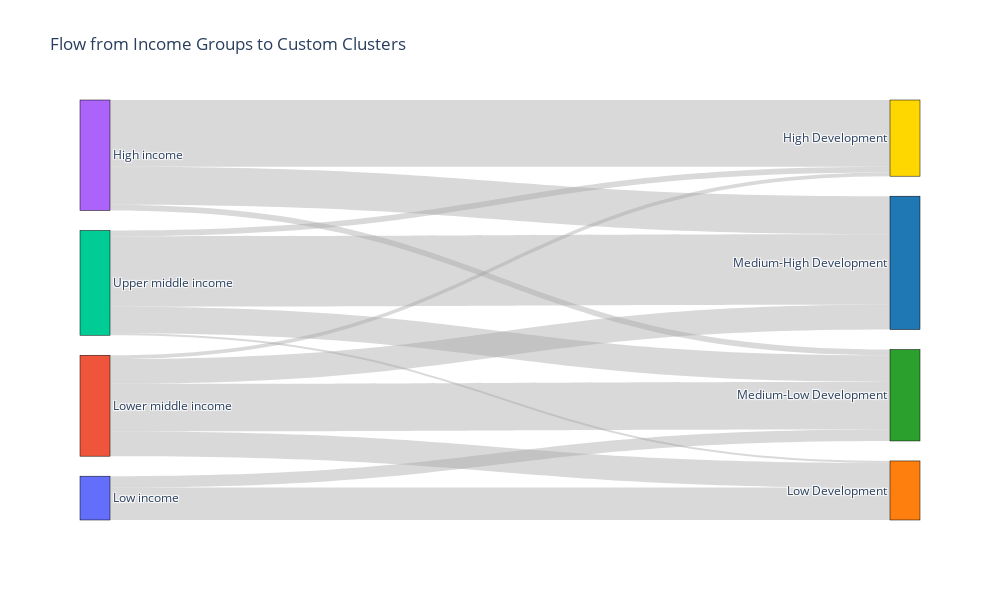

The cell this chart's notebook holds for it:
### Markdown cell above
**Key Takeaways from the Box-Plots**

- Our PCA-based development bands show clear, stepwise increases in the Development Index from “Low” through “High,” confirming they’re well-separated.  
- In contrast, the World Bank’s income groups yield highly overlapping GDP-growth distributions, with lower-income countries often outpacing richer peers.  
- When we map GDP growth to our development bands, the trend becomes more intuitive: higher-development groups generally sit at or above average growth, while lower-development bands lag behind.  
- Overall, these plots suggest our composite Development Index aligns more cleanly with economic performance than raw income categories, highlighting its usefulness (and the limitations of income alone).

### Code cell
flow_df = pd.crosstab(standardized_df_14['income_group'], standardized_df_14['Dev_Cluster_Label'])

# Prepare labels for nodes
source_labels = list(flow_df.index)  # Labels for the classification (e.g., 'Income_Group')
target_labels = list(flow_df.columns)  # Labels for your custom clusters (e.g., 'Low Development', 'Medium-Low Development', etc.)
all_labels = source_labels + target_labels  # Combine both for the Sankey diagram

# Prepare color palettes for the nodes
color_map = {
    'Low income': '#636EFA',
    'Lower middle income': '#EF553B',
    'Upper middle income': '#00CC96',
    'High income': '#AB63FA'
}

# Assign colors for the classification and clusters
node_colors = [color_map.get(label, 'grey') for label in source_labels] + ['#FFD700', '#FF7F0E', '#1F77B4', '#2CA02C']  # Color for clusters

# Prepare Sankey input: source, target, values
source_indices = []
target_indices = []
values = []

# Loop through the flow_df to get the source, target, and values
for i, income_group in enumerate(source_labels):
    for j, cluster in enumerate(flow_df.columns):
        count = flow_df.loc[income_group, cluster]
        if count > 0:
            source_indices.append(i)
            target_indices.append(len(source_labels) + j)
            values.append(count)

# Create the Sankey diagram
fig = go.Figure(data=[go.Sankey(
    arrangement="snap",  # Helps spread nodes for better readability
    node=dict(
        pad=20,
        thickness=30,
        line=dict(color="black", width=0.5),
        label=all_labels,
        color=node_colors
    ),
    link=dict(
        source=source_indices,
        target=target_indices,
        value=values,
        color="rgba(160,160,160,0.4)"  # Optional: soft grey links
    )
)])

# Customize the layout
fig.update_layout(
    title_text="Flow from Income Groups to Custom Clusters",
    font_size=12,
    width=1000,
    height=600
)

# Show the figure
fig.show()

### Figure 1 — Plotly figure (JSON) as saved in the notebook; plotly's stock layout.template omitted (floating-point values rounded to 4 significant figures)
{"data": [{"arrangement": "snap", "link": {"color": "rgba(160,160,160,0.4)", "source": [0, 0, 1, 1, 1, 1, 2, 2, 2, 2, 3, 3, 3], "target": [5, 7, 4, 5, 6, 7, 4, 5, 6, 7, 4, 6, 7], "value": [17, 6, 2, 13, 13, 25, 3, 1, 37, 14, 35, 20, 3]}, "node": {"color": ["#636EFA", "#EF553B", "#00CC96", "#AB63FA", "#FFD700", "#FF7F0E", "#1F77B4", "#2CA02C"], "label": ["Low income", "Lower middle income", "Upper middle income", "High income", "High Development", "Low Development", "Medium-High Development", "Medium-Low Development"], "line": {"color": "black", "width": 0.5}, "pad": 20, "thickness": 30}, "type": "sankey"}], "layout": {"font": {"size": 12}, "height": 600, "title": {"text": "Flow from Income Groups to Custom Clusters"}, "width": 1000}}
